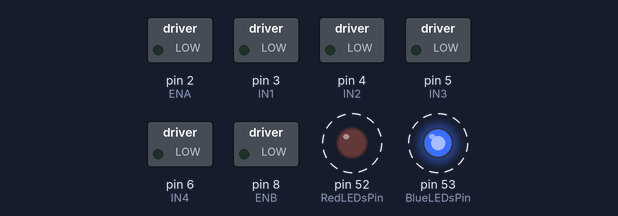
Recording of a sketch running on a simulated Arduino Mega 2560, built with avr-gcc and run on an emulated ATmega2560. Parts: switched loads named in the sketch (green lamp = pin HIGH), output pins drawn as LEDs (lit = HIGH). Dashed ring = blinking. What the sketch prints to the serial monitor is not drawn.

Above: at 0.07 s.
Timing chart, 0 to 3.0 s (numbered marks = the images above):
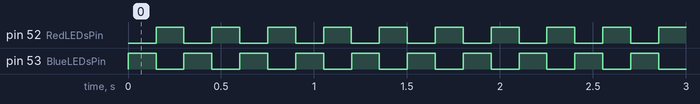

Measured:
- by itself, pin 52 (RedLEDsPin), pin 53 (BlueLEDsPin): alternates HIGH for 0.15 s and LOW for 0.15 s

The sketch:

LED_Test.ino
```cpp
int ENA = 2, ENB = 8;
int IN1 = 3, IN2 = 4, IN3 = 5, IN4 = 6;
float leftSpeed, rightSpeed, minSpeed = 100, maxSpeed = 255, speedVal, straightSpeed;
float timeDly, baseFeetPerSecond = 2.2, baseDegreesPerSecond = 360, degreesPerSecond;
int RedLEDsPin = 52, BlueLEDsPin = 53;
void setup() {
  Serial.begin(115200);
  pinMode(ENA, OUTPUT);
  pinMode(ENB, OUTPUT);
  pinMode(IN1, OUTPUT);
  pinMode(IN2, OUTPUT);
  pinMode(IN3, OUTPUT);
  pinMode(IN4, OUTPUT);
  pinMode(RedLEDsPin, OUTPUT);
  pinMode(BlueLEDsPin, OUTPUT);
  ledAction("Red", 0);
  ledAction("Blue", 0);
  //digitalWrite(ENA, HIGH);
  //digitalWrite(ENB, HIGH);
  //runCommand();
}

void loop() {

  Serial.print(F("\r\nR3\tRed Team"));
  //PS4.setLed(Red);
  ledAction("Red", 0);
  ledAction("Blue", 1);
  delay(150);
  ledAction("Red", 1);
  ledAction("Blue", 0);
  delay(150);
}
void ledAction(String color, int ledState) {
  if (color == "Red") {
    digitalWrite(RedLEDsPin, ledState);
  }
  if (color == "Blue") {
    digitalWrite(BlueLEDsPin, ledState);
  }
}
void motorControl(int IN1State, int IN2State, int IN3State, int IN4State) {
  //digitalWrite(ENA, ENAState);
  //digitalWrite(ENB, ENBState); // look up math for map function use map but not function. only math equation.
  digitalWrite(IN1, IN1State);
  digitalWrite(IN2, IN2State);
  digitalWrite(IN3, IN3State);
  digitalWrite(IN4, IN4State);
}
void setSpeed(int ENAVal, int ENBVal) {
  analogWrite(ENA, ENAVal);
  analogWrite(ENB, ENBVal);
  leftSpeed = ENAVal;
  rightSpeed = ENBVal;
  straightSpeed = ENAVal;

}
void stopMoving() {
  motorControl(0, 0, 0, 0);
}
void moveForwards(float distance, float feetPerSecond) {
  //feetPerSecond = baseFeetPerSecond * (straightSpeed / maxSpeed);
  //feetPerSecond = (.0075 * straightSpeed) + .35;
  speedVal = (feetPerSecond - 0.35) / 0.0075;
  timeDly = (distance / feetPerSecond) * 1000.0;
  setSpeed(speedVal, speedVal);
  Serial.print(speedVal);
  Serial.print("\t\t");
  Serial.println(timeDly);
  motorControl(1, 0, 0, 1);
  delay(timeDly);
  stopMoving();
}
void moveBackwards(float distance, float feetPerSecond) {
  //feetPerSecond = baseFeetPerSecond * (straightSpeed / maxSpeed);
  speedVal = (feetPerSecond - 0.35) / 0.0075;
  timeDly = (distance / feetPerSecond) * 1000.0;
  setSpeed(speedVal, speedVal);
  motorControl(0, 1, 1, 0);
  delay(timeDly);
  stopMoving();
}
void turn(int degree, String dir) {
  stopMoving();
  delay(100);
  setSpeed(125, 125); // add var
  if (dir == "left") {
    motorControl(0, 1, 0, 1);
    //degreesPerSecond = map(leftSpeed, minSpeed, maxSpeed,
    //degreesPerSecond = baseDegreesPerSecond * (leftSpeed / maxSpeed);
  }
  else if (dir == "right") {
    motorControl(1, 0, 1, 0);
    //degreesPerSecond = baseDegreesPerSecond * (rightSpeed / maxSpeed);
  }
  // Omega = 398 degrees per second.
  // Theta = Omega * time

  //timeDly = (degree / degreesPerSecond) * 1000;
  timeDly = (degree + 6) / 136.29 * 1000;
  delay(timeDly);
  stopMoving();
}
void calibrateStraight(String dir) {
  if (dir == "forwards") {
    motorControl(1, 0, 0, 1);
  }
  else if ( dir == "backwards") {
    motorControl(0, 1, 1, 0);
  }
  delay(1000); // goes 12 feet and 3 inches in 5 seconds 12.25 = rate * time.
  //r = d/t . r = 12.25/5 = 2.45 feet/second. t = d/r. t = d/ 2.45. t = d/2.45
  stopMoving();
}
void calibrateTurn(String dir) {
  stopMoving();
  setSpeed(125, 125);
  if (dir == "left") {
    motorControl(0, 1, 0, 1);
  }
  else if (dir == "right") {
    motorControl(1, 0, 1, 0);
  }
  delay(5000); //5 Revolutions and 190 degrees.  360*5 + 190. 1800 + 190 = 1990
  // Theta = Omega * time. Omega = Theta/time. Omega = 1990/5. Omega = 398 degrees per second.
  //speedVal = (feetPerSecond - 0.35) / 0.0075;
  //setSpeed(speedVal, speedVal);
  stopMoving();
}
void runCommand() {
  moveForwards(3, 1.3);
  turn(90, "right");
  moveForwards(1.5, 2);
  turn(270, "left");
  moveBackwards(3, 1.9);
  turn(360, "right");
}
```
